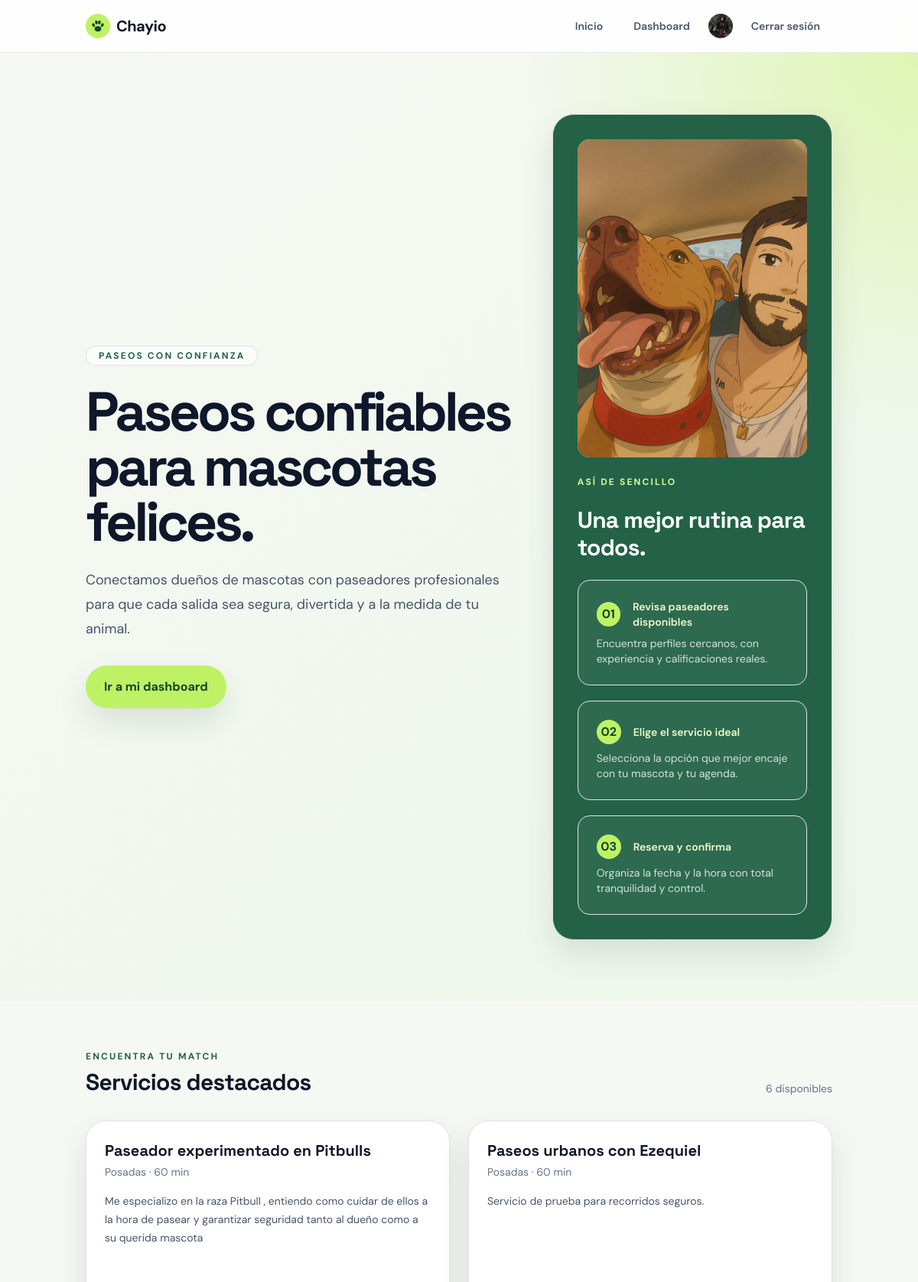
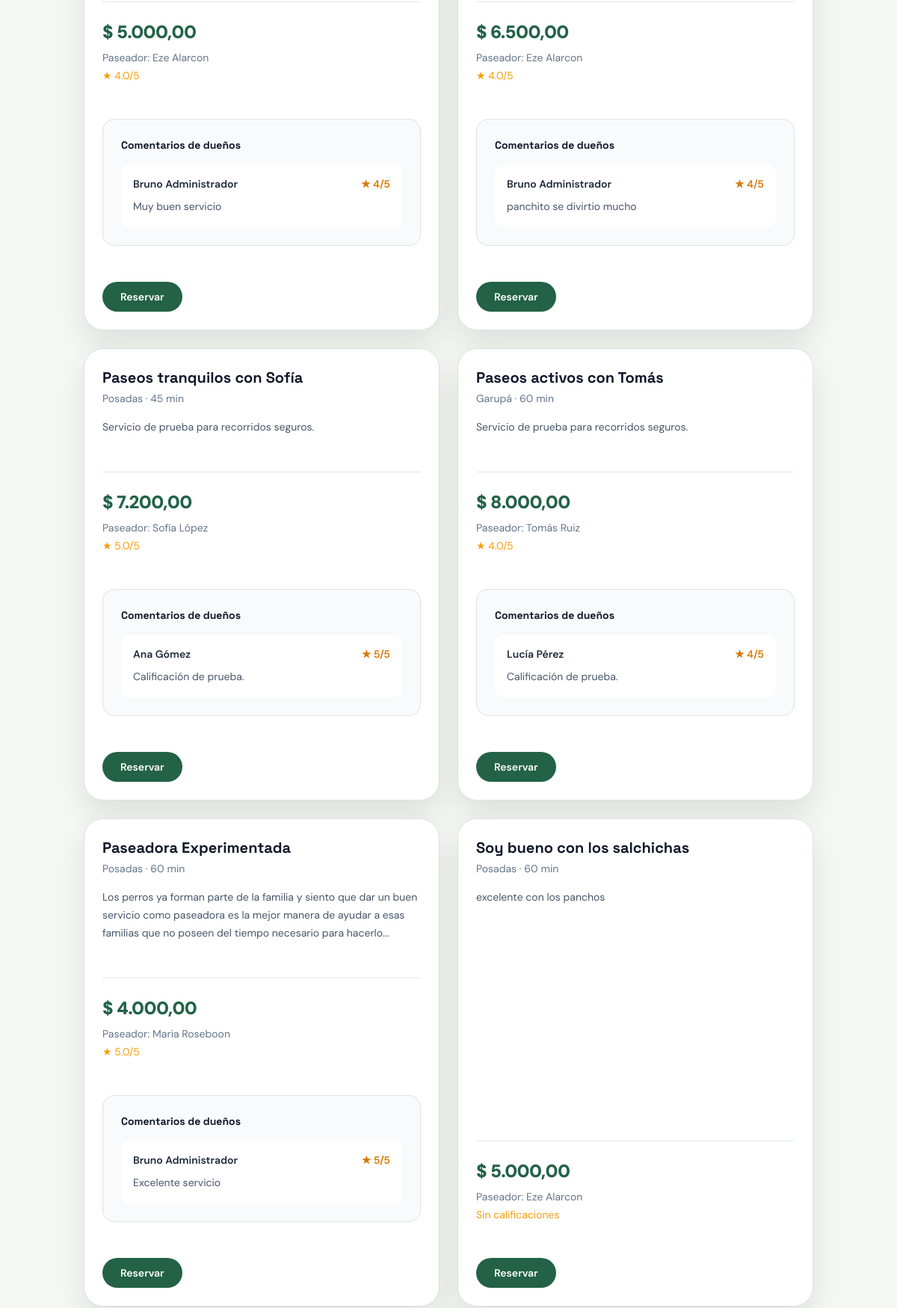
The app's page / (signed in, upper part) with its own data (2 pictures, top to bottom).
### pet_services/models.py (models this page shows, shortened)
class UserProfile(models.Model):
    ROLE_CHOICES = [
        ('owner', 'Dueño'),
        ('walker', 'Paseador'),
    ]
    user = models.OneToOneField(settings.AUTH_USER_MODEL, on_delete=models.CASCADE, related_name='profile')
    role = models.CharField(max_length=20, choices=ROLE_CHOICES, default='owner')
    phone = models.CharField(max_length=20, blank=True)
    bio = models.TextField(blank=True)
    address = models.CharField(max_length=255, blank=True)
    avatar = models.FileField(upload_to='avatars/', blank=True)
    created_at = models.DateTimeField(default=timezone.now)
    class Meta:
        constraints = [
            models.CheckConstraint(condition=Q(role__in=['owner', 'walker']), name='profile_role_valid'),
        ]

class ServiceOffer(models.Model):
    walker = models.ForeignKey(settings.AUTH_USER_MODEL, on_delete=models.CASCADE, related_name='service_offers')
    title = models.CharField(max_length=150)
    description = models.TextField()
    price = models.DecimalField(max_digits=8, decimal_places=2)
    duration_minutes = models.PositiveIntegerField(default=60)
    city = models.CharField(max_length=100)
    available = models.BooleanField(default=True)
    created_at = models.DateTimeField(default=timezone.now)
    class Meta:
        constraints = [
            models.CheckConstraint(condition=Q(price__gt=0), name='offer_price_positive'),
            models.CheckConstraint(condition=Q(duration_minutes__gt=0), name='offer_duration_positive'),
        ]

class Booking(models.Model):
    STATUS_CHOICES = [
        ('pending', 'Pendiente'),
        ('confirmed', 'Confirmada'),
        ('canceled', 'Cancelada'),
        ('completed', 'Completado'),
    ]
    owner = models.ForeignKey(settings.AUTH_USER_MODEL, on_delete=models.CASCADE, related_name='bookings_as_owner')
    service = models.ForeignKey('ServiceOffer', on_delete=models.CASCADE, related_name='bookings')
    pet = models.ForeignKey('Pet', on_delete=models.PROTECT, related_name='bookings')
    date = models.DateField()
    time = models.TimeField()
    pickup_address = models.CharField(max_length=255, blank=True, default='')
    notes = models.TextField(blank=True)
    status = models.CharField(max_length=20, choices=STATUS_CHOICES, default='pending')
    owner_confirmed = models.BooleanField(default=False)
    walker_confirmed = models.BooleanField(default=False)
    created_at = models.DateTimeField(default=timezone.now)
    class Meta:
        constraints = [
            models.CheckConstraint(
                condition=Q(status__in=['pending', 'confirmed', 'canceled', 'completed']),
                name='booking_status_valid',
            ),
            models.CheckConstraint(
                condition=Q(time__gte=WALKING_START_TIME, time__lte=WALKING_END_TIME),
                name='booking_time_within_walking_hours',
            ),
        ]

class WalkerRating(models.Model):
    booking = models.OneToOneField(Booking, on_delete=models.CASCADE, related_name='rating')
    score = models.PositiveSmallIntegerField(validators=[MinValueValidator(1), MaxValueValidator(5)])
    comment = models.TextField(blank=True)
    created_at = models.DateTimeField(default=timezone.now)
    class Meta:
        ordering = ['-created_at']
        constraints = [
            models.CheckConstraint(condition=Q(score__gte=1, score__lte=5), name='rating_score_between_1_5'),
        ]

### pet_services/views.py (the view)
# urls.py: 2. Add a URL to urlpatterns:  path('', views.home, name='home')
def home(request):
    completed_bookings = Booking.objects.filter(
        status='completed',
        rating__isnull=False,
    ).select_related('owner').prefetch_related('rating')
    offers = ServiceOffer.objects.filter(available=True).select_related('walker').annotate(
        walker_rating=Avg('bookings__rating__score'),
    ).prefetch_related(Prefetch(
        'bookings',
        queryset=completed_bookings,
        to_attr='completed_bookings',
    ))[:12]
    return render(request, 'pet_services/home.html', {'offers': offers})

### pet_services/templatetags/currency.py (called while the page is built)
@register.filter
def currency(value):
    formatted = format(value, ',.2f')
    return formatted.replace(',', '\0').replace('.', ',').replace('\0', '.')

### templates/pet_services/home.html (shortened to what this page needs)
{% extends 'base.html' %}
{% load static %}
{% load currency %}
{% block content %}
<section class="relative overflow-hidden bg-[radial-gradient(circle_at_top_right,_rgba(200,241,105,0.45),transparent_30%),linear-gradient(135deg,#f6f8f3_0%,#edf7eb_100%)] py-20">
    <div class="container mx-auto px-4">
        <div class="grid items-center gap-10 lg:grid-cols-[1.4fr_0.9fr]">
            <div>
                <div class="mb-4 inline-flex rounded-full border border-brand-500/20 bg-white/70 px-3 py-1 text-xs font-bold uppercase tracking-[0.18em] text-brand-500">Paseos con confianza</div>
                <h1 class="max-w-xl text-5xl font-black tracking-[-0.06em] text-slate-900 md:text-6xl lg:text-7xl">Paseos confiables para mascotas felices.</h1>
                <p class="mt-6 max-w-xl text-lg leading-8 text-slate-600">Conectamos dueños de mascotas con paseadores profesionales para que cada salida sea segura, divertida y a la medida de tu animal.</p>
                <a class="mt-8 inline-flex items-center rounded-full bg-lime-300 px-6 py-3 text-base font-bold text-brand-700 shadow-soft transition hover:bg-lime-200" href="{% if user.is_authenticated %}{% url 'dashboard' %}{% else %}{% url 'login' %}{% endif %}">{% if user.is_authenticated %}Ir a mi dashboard{% else %}Comenzar{% endif %}</a>
            </div>
            <div class="rounded-[28px] border border-slate-200 bg-brand-500 p-6 text-white shadow-soft md:p-8">
                <div class="mb-6 overflow-hidden rounded-2xl bg-[#f1f6e9]">
                    <img
                        class="h-[26rem] w-full object-cover object-center"
                        src="{% static 'images/chayio-pitbull.jpeg' %}"
                        alt="Pitbull amigable junto a su dueño"
                        width="768"
                        height="1024"
                    >
                </div>
                <div class="mb-4 text-xs font-bold uppercase tracking-[0.18em] text-lime-200">Así de sencillo</div>
                <h2 class="mb-6 text-3xl font-bold tracking-tight">Una mejor rutina para todos.</h2>
                <div class="space-y-5">
                    <div class="rounded-2xl border border-white/15 bg-white/5 p-4">
                        <div class="mb-2 flex items-center gap-3">
                            <span class="inline-flex h-8 w-8 items-center justify-center rounded-full bg-lime-300 font-bold text-brand-700">01</span>
                            <span class="text-sm font-semibold text-lime-100">Revisa paseadores disponibles</span>
                        </div>
                        <p class="mb-0 text-sm text-white/80">Encuentra perfiles cercanos, con experiencia y calificaciones reales.</p>
                    </div>
                    <div class="rounded-2xl border border-white/15 bg-white/5 p-4">
                        <div class="mb-2 flex items-center gap-3">
                            <span class="inline-flex h-8 w-8 items-center justify-center rounded-full bg-lime-300 font-bold text-brand-700">02</span>
                            <span class="text-sm font-semibold text-lime-100">Elige el servicio ideal</span>
                        </div>
                        <p class="mb-0 text-sm text-white/80">Selecciona la opción que mejor encaje con tu mascota y tu agenda.</p>
                    </div>
                    <div class="rounded-2xl border border-white/15 bg-white/5 p-4">
                        <div class="mb-2 flex items-center gap-3">
                            <span class="inline-flex h-8 w-8 items-center justify-center rounded-full bg-lime-300 font-bold text-brand-700">03</span>
                            <span class="text-sm font-semibold text-lime-100">Reserva y confirma</span>
                        </div>
                        <p class="mb-0 text-sm text-white/80">Organiza la fecha y la hora con total tranquilidad y control.</p>
                    </div>
                </div>
            </div>
        </div>
    </div>
</section>
<section class="container mx-auto px-4 py-16">
    <div class="mb-8 flex flex-wrap items-end justify-between gap-3">
        <div>
            <div class="mb-2 text-xs font-bold uppercase tracking-[0.18em] text-brand-500">Encuentra tu match</div>
            <h2 class="m-0 text-3xl font-bold tracking-tight text-slate-900">Servicios destacados</h2>
        </div>
        <span class="text-sm text-slate-500">{{ offers|length }} disponibles</span>
    </div>
    <div class="grid gap-6 md:grid-cols-2 xl:grid-cols-3">
        {% for offer in offers %}
            <article class="flex h-full flex-col rounded-[26px] border border-slate-200 bg-white p-6 shadow-soft transition duration-200 hover:-translate-y-1 hover:shadow-xl">
                <div class="mb-3">
                    <h3 class="mb-1 text-xl font-bold text-slate-900">{{ offer.title }}</h3>
                    <div class="text-sm text-slate-500">{{ offer.city }} · {{ offer.duration_minutes }} min</div>
                </div>
                <p class="flex-1 whitespace-pre-line break-words text-sm leading-6 text-slate-600">{{ offer.description }}</p>
                <div class="mt-5 border-t border-slate-200 pt-4">
                    <div class="text-2xl font-black tracking-tight text-brand-500">$ {{ offer.price|currency }}</div>
                    <div class="mt-2 text-sm text-slate-500">Paseador: {{ offer.walker.get_full_name|default:offer.walker.username }}</div>
                    <div class="mt-1 text-sm text-amber-500">{% if offer.walker_rating %}★ {{ offer.walker_rating|floatformat:1 }}/5{% else %}Sin calificaciones{% endif %}</div>
                    {% include 'pet_services/_service_reviews.html' with bookings=offer.completed_bookings %}
                    <a class="mt-5 inline-flex items-center rounded-full bg-brand-500 px-4 py-2.5 text-sm font-semibold text-white transition hover:bg-brand-700" href="{% url 'book_service' offer.id %}">Reservar</a>
                </div>
            </article>
        {% empty %}
            <div class="md:col-span-2 xl:col-span-3">
                <div class="rounded-[22px] border border-dashed border-slate-300 bg-white px-6 py-10 text-center text-slate-500">No hay paseadores disponibles todavía. Sé el primero en publicar uno.</div>
            </div>
        {% endfor %}
    </div>
</section>
{% endblock %}

### templates/base.html (shortened to what this page needs)
{% load static %}
<!DOCTYPE html>
<html lang="es">
<head>
    <script src="https://cdn.tailwindcss.com"></script>
    <link href="https://cdn.jsdelivr.net/npm/bootstrap@5.3.3/dist/css/bootstrap.min.css" rel="stylesheet">
    <link rel="stylesheet" href="{% static 'css/styles.css' %}">
</head>
<body class="bg-[#f6f8f3] text-slate-900 antialiased">
    <nav class="sticky top-0 z-50 border-b border-slate-200/80 bg-white/80 backdrop-blur-md">
        <div class="container mx-auto px-4 py-3">
            <div class="flex items-center justify-between gap-4">
                <a class="flex items-center gap-2 text-xl font-bold tracking-tight text-slate-900 no-underline" href="{% url 'home' %}">
                    <span class="inline-flex h-8 w-8 items-center justify-center rounded-full bg-lime-300 text-brand-700" aria-hidden="true">
                    </span>
                    <span>Chayio</span>
                </a>
                <div id="mainNav" class="flex flex-1 items-center justify-end">
                    <div class="flex flex-wrap items-center justify-end gap-2">
                        <a class="nav-link px-3 py-2 text-sm font-semibold text-slate-600 transition hover:text-brand-500" href="{% url 'home' %}">Inicio</a>
                        {% if user.is_authenticated %}
                            <a class="nav-link px-3 py-2 text-sm font-semibold text-slate-600 transition hover:text-brand-500" href="{% url 'dashboard' %}">Dashboard</a>
                            {% if user.profile.avatar %}<img class="avatar avatar-sm" src="{{ user.profile.avatar.url }}" alt="Avatar de {{ user.username }}">{% endif %}
                            <form method="post" action="{% url 'logout' %}">
                                <button type="submit" class="px-3 py-2 text-sm font-semibold text-slate-600 transition hover:text-brand-500">Cerrar sesión</button>
                            </form>
                        {% else %}
                            <a class="px-3 py-2 text-sm font-semibold text-slate-600 transition hover:text-brand-500" href="{% url 'login' %}">Iniciar sesión</a>
                            <a class="rounded-full bg-brand-500 px-4 py-2 text-sm font-bold text-white transition hover:bg-brand-700" href="{% url 'register' %}">Crear cuenta</a>
                        {% endif %}
                    </div>
                </div>
            </div>
        </div>
    </nav>
    <main>{% block content %}{% endblock %}</main>
</body>
</html>

### templates/pet_services/_service_reviews.html
{% if bookings %}
    <section class="mt-5 rounded-2xl border border-slate-200 bg-slate-50 p-4">
        <h2 class="mb-3 text-sm font-bold text-slate-900">Comentarios de dueños</h2>
        <ul class="space-y-3">
            {% for booking in bookings %}
                <li class="rounded-xl bg-white p-3">
                    <div class="flex flex-wrap items-center justify-between gap-2 text-sm">
                        <span class="font-semibold text-slate-800">{{ booking.owner.get_full_name|default:booking.owner.username }}</span>
                        <span class="font-semibold text-amber-600">★ {{ booking.rating.score }}/5</span>
                    </div>
                    {% if booking.rating.comment %}
                        <p class="mb-0 mt-2 whitespace-pre-line break-words text-sm leading-6 text-slate-600">{{ booking.rating.comment }}</p>
                    {% else %}
                        <p class="mb-0 mt-2 text-sm italic text-slate-500">Sin comentario escrito.</p>
                    {% endif %}
                </li>
            {% endfor %}
        </ul>
    </section>
{% endif %}

### pet_services/static/css/styles.css (style rules this page uses)
:root { --ink: #17221d; --muted: #68766d; --paper: #f6f8f3; --line: #dce5dc; --lime: #c8f169; --green: #236247; --green-dark: #174331; }
body { background: var(--paper); color: var(--ink); font-family: 'DM Sans', sans-serif; }
h1, h2, h3, .brand { font-family: 'Space Grotesk', sans-serif; }
a { color: var(--green); }
.avatar { border-radius: 50%; object-fit: cover; background: #e6efe4; }
.avatar-sm { width: 2rem; height: 2rem; }
.nav-link { color: var(--muted); font-weight: 600; }

### records on screen
ServiceOffer: title "Paseador experimentado en Pitbulls", city "Posadas", duration_minutes "60", description "Me especializo en la raza Pitbull , entiendo como cuidar de ellos a la hora de pasear y garantizar seguridad tanto al dueño como a su querida mascota", price "5.000,00", walker.get_full_name "Eze Alarcon", walker_rating "4.0"
Booking: owner.get_full_name "Bruno Administrador", rating.score "4", rating.comment "Muy buen servicio"
ServiceOffer: title "Paseos urbanos con Ezequiel", city "Posadas", duration_minutes "60", description "Servicio de prueba para recorridos seguros.", price "6.500,00", walker.get_full_name "Eze Alarcon", walker_rating "4.0"
Booking: owner.get_full_name "Bruno Administrador", rating.score "4", rating.comment "panchito se divirtio mucho"
ServiceOffer: title "Paseos tranquilos con Sofía", city "Posadas", duration_minutes "45", description "Servicio de prueba para recorridos seguros.", price "7.200,00", walker.get_full_name "Sofía López", walker_rating "5.0"
Booking: owner.get_full_name "Ana Gómez", rating.score "5", rating.comment "Calificación de prueba."
ServiceOffer: title "Paseos activos con Tomás", city "Garupá", duration_minutes "60", description "Servicio de prueba para recorridos seguros.", price "8.000,00", walker.get_full_name "Tomás Ruiz", walker_rating "4.0"
Booking: owner.get_full_name "Lucía Pérez", rating.score "4", rating.comment "Calificación de prueba."
ServiceOffer: title "Paseadora Experimentada", city "Posadas", duration_minutes "60", description "Los perros ya forman parte de la familia y siento que dar un buen servicio como paseadora es la mejor manera de ayudar a esas familias que no poseen del tiempo necesario para hacerlo...", price "4.000,00", walker.get_full_name "Maria Roseboon", walker_rating "5.0"
Booking: owner.get_full_name "Bruno Administrador", rating.score "5", rating.comment "Excelente servicio"
ServiceOffer: title "Soy bueno con los salchichas", city "Posadas", duration_minutes "60", description "excelente con los panchos", price "5.000,00", walker.get_full_name "Eze Alarcon", shows "Sin calificaciones"

### other values on screen
{{ offers|length }} "6"
